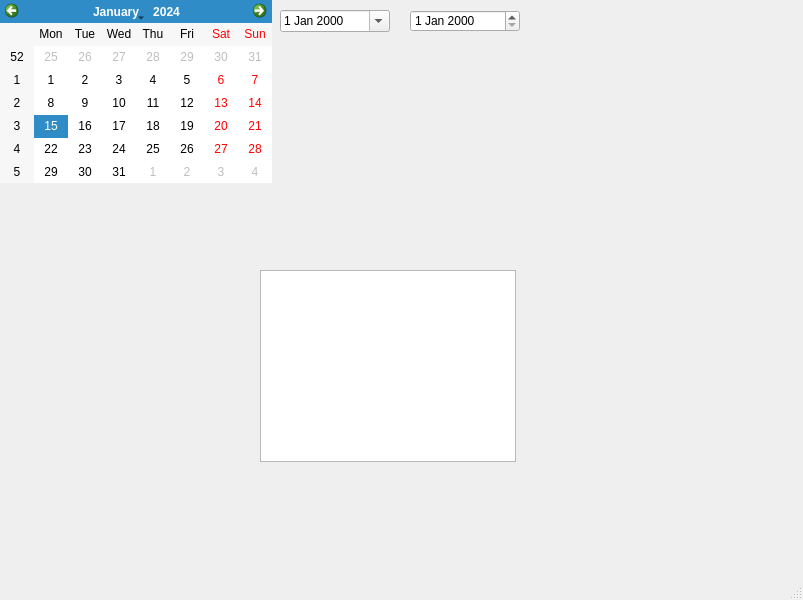
<?xml version="1.0" encoding="UTF-8"?>
<ui version="4.0">
 <class>MainWindow</class>
 <widget class="QMainWindow" name="MainWindow">
  <property name="geometry">
   <rect>
    <x>0</x>
    <y>0</y>
    <width>803</width>
    <height>600</height>
   </rect>
  </property>
  <property name="windowTitle">
   <string>MainWindow</string>
  </property>
  <widget class="QWidget" name="centralwidget">
   <widget class="QCalendarWidget" name="calendarWidget_test">
    <property name="geometry">
     <rect>
      <x>0</x>
      <y>0</y>
      <width>272</width>
      <height>183</height>
     </rect>
    </property>
   </widget>
   <widget class="QDateEdit" name="dateEdit">
    <property name="geometry">
     <rect>
      <x>280</x>
      <y>10</y>
      <width>110</width>
      <height>22</height>
     </rect>
    </property>
    <property name="calendarPopup">
     <bool>true</bool>
    </property>
   </widget>
   <widget class="QDateEdit" name="dateEdit_2">
    <property name="geometry">
     <rect>
      <x>410</x>
      <y>10</y>
      <width>110</width>
      <height>22</height>
     </rect>
    </property>
   </widget>
   <widget class="QGraphicsView" name="graphicsView">
    <property name="geometry">
     <rect>
      <x>260</x>
      <y>270</y>
      <width>256</width>
      <height>192</height>
     </rect>
    </property>
   </widget>
  </widget>
  <widget class="QMenuBar" name="menubar">
   <property name="geometry">
    <rect>
     <x>0</x>
     <y>0</y>
     <width>803</width>
     <height>21</height>
    </rect>
   </property>
  </widget>
  <widget class="QStatusBar" name="statusbar"/>
 </widget>
 <resources/>
 <connections/>
</ui>
